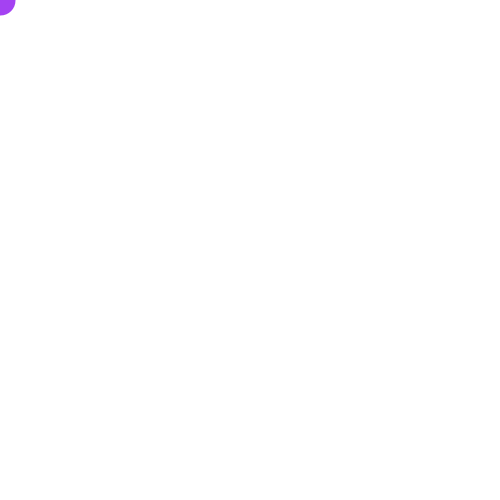
Frame 1 (no input)
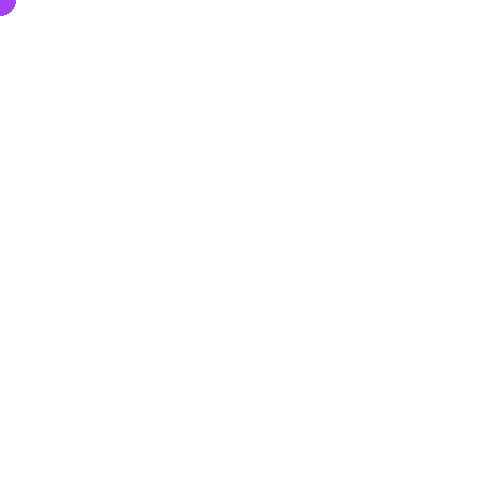
Frame 60 (the mouse pressed at the canvas centre just before this capture)
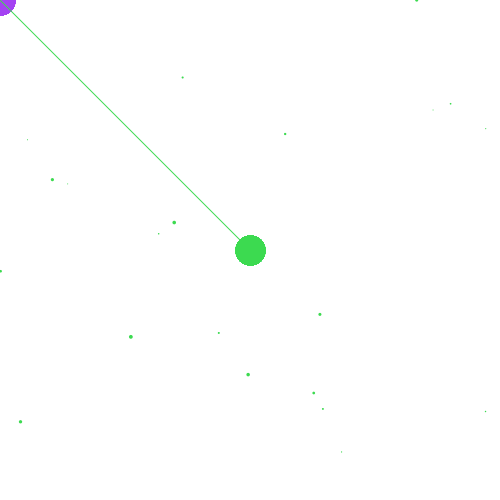
Frame 120 (the mouse held since frame 60 and released just before this capture)

The Processing sketch that drew these frames (run headless with seeded random() and noise(); from frame 60 on, the mouse is pressed at the canvas centre):

// Processing sketch: w03_19_acceleration_dist_strokeWeight_drawing
// ── w03_19_acceleration_dist_strokeWeight_drawing.pde
// IMA NYU Shanghai
// Kinetic Interfaces
// MOQN
// Feb 7 2016

color clr;

void setup() {
  size(500, 500);
  background(255);

  clr = color(random(255), random(255), random(255));
}


void draw() {
  float distance = dist(pmouseX, pmouseY, mouseX, mouseY);

  if (distance > 80) {
    // if the mouse moves fast, we change the color randomly
    clr = color(random(255), random(255), random(255));
    // and may scatter some dots
    for (int i=0; i<distance/10; i++) {
      float circleSize = random(1, 4);
      noStroke();
      fill(clr);
      ellipse(
        mouseX + random(-distance, distance), 
        mouseY + random(-distance, distance), 
        circleSize, circleSize
        );
    }
  }

  float thickness = map(distance, 0, 100, 30, 1);
  thickness = constrain(thickness, 1, 30);
  strokeWeight(thickness);

  stroke(clr);
  line(pmouseX, pmouseY, mouseX, mouseY);
}
